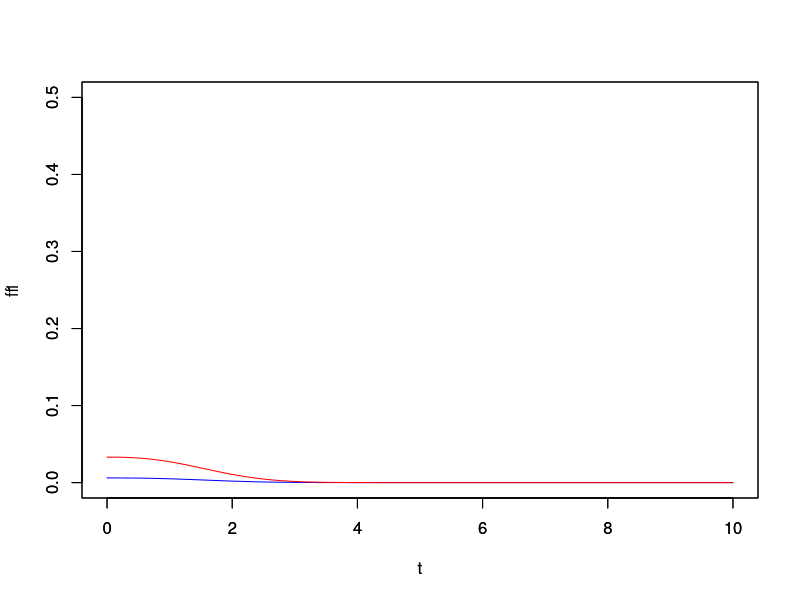

R code for this plot:
t<-seq(0,10, by=0.1)

alpha<-0.2
beta<-2.5
f<-alpha*exp(-alpha*t^beta+0.5 -4)
f1<-alpha*exp(-alpha*t^beta+.2-2)
#f1<-NULL
#for (i in 1:length(t)){
#	f1[i]<-sum(f[1:i])
#	}

#par(mfrow=c(2,1))
plot(t,f,type='l',col='blue',ylim=c(0,.5))
par(new=T)
plot(t,f1,type='l',col='red',ylim=c(0,.5))


